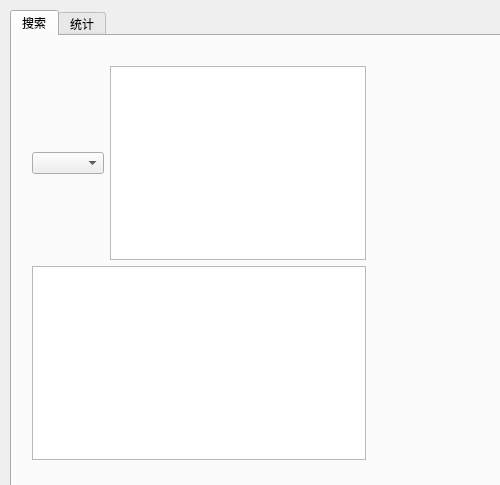
<?xml version="1.0" encoding="UTF-8"?>
<ui version="4.0">
 <class>Form</class>
 <widget class="QWidget" name="Form">
  <property name="geometry">
   <rect>
    <x>0</x>
    <y>0</y>
    <width>500</width>
    <height>485</height>
   </rect>
  </property>
  <property name="windowTitle">
   <string>科学文献管理系统</string>
  </property>
  <widget class="QTabWidget" name="tabWidget">
   <property name="geometry">
    <rect>
     <x>10</x>
     <y>10</y>
     <width>811</width>
     <height>551</height>
    </rect>
   </property>
   <property name="currentIndex">
    <number>0</number>
   </property>
   <widget class="QWidget" name="tab">
    <attribute name="title">
     <string>搜索</string>
    </attribute>
    <widget class="QWidget" name="">
     <property name="geometry">
      <rect>
       <x>20</x>
       <y>30</y>
       <width>334</width>
       <height>394</height>
      </rect>
     </property>
     <layout class="QVBoxLayout" name="verticalLayout">
      <item>
       <layout class="QHBoxLayout" name="horizontalLayout">
        <item>
         <widget class="QComboBox" name="comboBox"/>
        </item>
        <item>
         <widget class="QPlainTextEdit" name="plainTextEdit">
          <property name="plainText">
           <string/>
          </property>
          <property name="placeholderText">
           <string>请输入需要查询的信息</string>
          </property>
         </widget>
        </item>
       </layout>
      </item>
      <item>
       <widget class="QPlainTextEdit" name="plainTextEdit_2"/>
      </item>
     </layout>
    </widget>
   </widget>
   <widget class="QWidget" name="tab_2">
    <attribute name="title">
     <string>统计</string>
    </attribute>
    <widget class="QWidget" name="">
     <property name="geometry">
      <rect>
       <x>80</x>
       <y>60</y>
       <width>258</width>
       <height>226</height>
      </rect>
     </property>
     <layout class="QVBoxLayout" name="verticalLayout_2">
      <item>
       <layout class="QHBoxLayout" name="horizontalLayout_2">
        <item>
         <widget class="QPushButton" name="pushButton">
          <property name="text">
           <string>作者统计</string>
          </property>
         </widget>
        </item>
        <item>
         <widget class="QPushButton" name="pushButton_3">
          <property name="text">
           <string>词汇热点分析</string>
          </property>
         </widget>
        </item>
        <item>
         <widget class="QPushButton" name="pushButton_2">
          <property name="text">
           <string>作者合作关系</string>
          </property>
         </widget>
        </item>
       </layout>
      </item>
      <item>
       <widget class="QPlainTextEdit" name="plainTextEdit_3"/>
      </item>
     </layout>
    </widget>
   </widget>
  </widget>
 </widget>
 <resources/>
 <connections/>
</ui>
